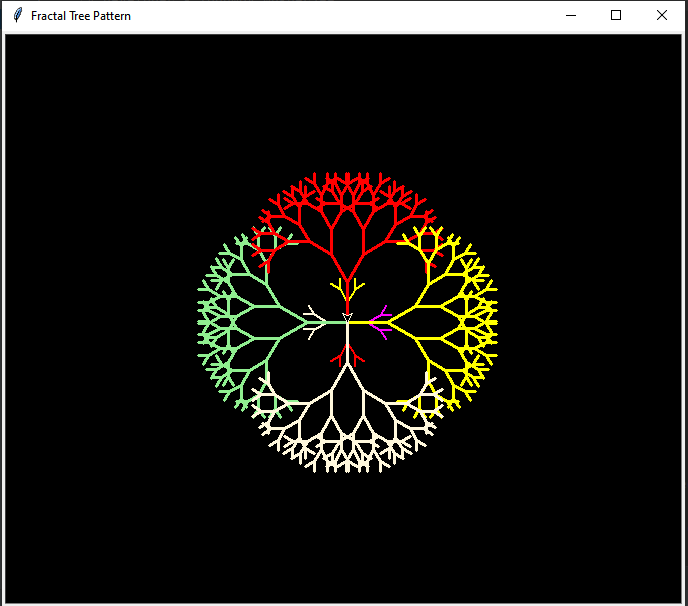

Write Python code to recreate this figure.
import turtle as tu

roo = tu.Turtle()  # Turtle object
wn = tu.Screen()  # Screen Object
wn.bgcolor("black")  # Screen Bg color
wn.title("Fractal Tree Pattern")
roo.left(90)  # moving the turtle 90 degrees towards left
roo.speed(20)  # setting the speed of the turtle


def draw(l):  # recursive function taking length 'l' as argument
    if l < 10:
        return
    else:
        
        roo.pensize(2)  # Setting Pensize
        roo.pencolor("yellow")  # Setting Pencolor as yellow
        roo.forward(l)  # moving turtle forward by 'l'
        roo.left(30)  # moving the turtle 30 degrees towards left
        draw(3 * l / 4)  # drawing a fractal on the left of the turtle object 'roo' with 3/4th of its length
        roo.right(60)  # moving the turtle 60 degrees towards right
        draw(3 * l / 4)  # drawing a fractal on the right of the turtle object 'roo' with 3/4th of its length
        roo.left(30)  # moving the turtle 30 degrees towards left
        roo.pensize(2)
        roo.backward(l)  # returning the turtle back to its original psition


draw(20)  # drawing 20 times

roo.right(90)
roo.speed(2000)


# recursion
def draw(l):
    if l < 10:
        return
    else:
        roo.pensize(2)
        roo.pencolor("magenta")  # magenta
        roo.forward(l)
        roo.left(30)
        draw(3 * l / 4)
        roo.right(60)
        draw(3 * l / 4)
        roo.left(30)
        roo.pensize(2)
        roo.backward(l)


draw(20)

roo.left(270)
roo.speed(2000)


# recursion
def draw(l):
    if l < 10:
        return
    else:
        roo.pensize(2)
        roo.pencolor("red")  # red
        roo.forward(l)
        roo.left(30)
        draw(3 * l / 4)
        roo.right(60)
        draw(3 * l / 4)
        roo.left(30)
        roo.pensize(2)
        roo.backward(l)


draw(20)

roo.right(90)
roo.speed(2000)


# recursion
def draw(l):
    if l < 10:
        return
    else:
        roo.pensize(2)
        roo.pencolor('#FFF8DC')  # white
        roo.forward(l)
        roo.left(30)
        draw(3 * l / 4)
        roo.right(60)
        draw(3 * l / 4)
        roo.left(30)
        roo.pensize(2)
        roo.backward(l)


draw(20)


def draw(l):
    if l < 10:
        return
    else:
        
        roo.pensize(3)
        roo.pencolor("lightgreen")  # lightgreen
        roo.forward(l)
        roo.left(30)
        draw(4 * l / 5)
        roo.right(60)
        draw(4 * l / 5)
        roo.left(30)
        roo.pensize(3)
        roo.backward(l)


draw(40)

roo.right(90)
roo.speed(2000)


# recursion
def draw(l):
    if l < 10:
        return
    else:
        roo.pensize(3)
        roo.pencolor("red")  # red
        roo.forward(l)
        roo.left(30)
        draw(4 * l / 5)
        roo.right(60)
        draw(4 * l / 5)
        roo.left(30)
        roo.pensize(3)
        roo.backward(l)


draw(40)

roo.left(270)
roo.speed(2000)


# recursion
def draw(l):
    if l < 10:
        return
    else:
        roo.pensize(3)
        roo.pencolor("yellow")  # yellow
        roo.forward(l)
        roo.left(30)
        draw(4 * l / 5)
        roo.right(60)
        draw(4 * l / 5)
        roo.left(30)
        roo.pensize(3)
        roo.backward(l)


draw(40)

roo.right(90)
roo.speed(2000)


# recursion
def draw(l):
    if l < 10:
        return
    else:
        roo.pensize(3)
        roo.pencolor('#FFF8DC')  # white
        roo.forward(l)
        roo.left(30)
        draw(4 * l / 5)
        roo.right(60)
        draw(4 * l / 5)
        roo.left(30)
        roo.pensize(3)
        roo.backward(l)


draw(40)

wn.exitonclick()
